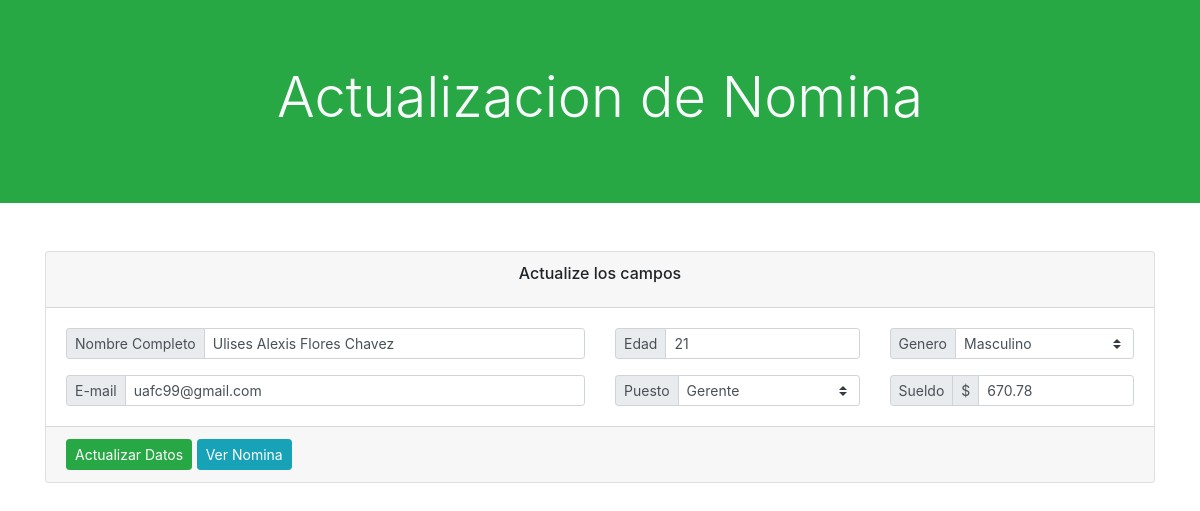
The page /update-nomina.php?id_empleado=1 on the database its author committed.
### tables this page shows
CREATE TABLE `empleados` (
  `id_empleado` int(11) NOT NULL,
  `nombre` varchar(200) NOT NULL,
  `edad` int(11) NOT NULL,
  `id_genero` int(11) NOT NULL,
  `email` varchar(100) NOT NULL,
  `id_puesto` int(11) NOT NULL,
  `sueldo` float NOT NULL
);

### model/class.empleadosdao.php (called while the page is built, shortened)
<?php
class Empleados{
	public function loadEmpleado($id_empleado){
		$rows = null;
		$modelo = new Conexion();
		$conexion = $modelo->getConexion();
		$sql = "select * from empleados where id_empleado = :id_empleado";
		$statement = $conexion->prepare($sql);
		$statement->bindParam(":id_empleado", $id_empleado);
		$statement->execute();
		while ($result = $statement->fetch()) {
			$rows[] = $result;
		}
		return $rows;
	}
}
 ?>

### model/class.generodao.php (called while the page is built)
<?php
class Genero{
	public function readGenero(){
		$rows = null;
		$modelo = new Conexion();
		$conexion = $modelo->getConexion();
		$sql = "select * from genero";
		$statement = $conexion->prepare($sql);
		$statement->execute();
		while($result = $statement->fetch()){
			$rows[] = $result;
		}
		return $rows;
	}
}
 ?>

### controller/readgeneros.php (called while the page is built)
<?php
$dao = new Genero();
$generos = $dao->readGenero();
 ?>

### model/class.puestodao.php (called while the page is built)
<?php
class Puesto{
	public function readPuesto(){
		$rows = null;
		$modelo = new Conexion();
		$conexion = $modelo->getConexion();
		$sql = "select * from puesto";
		$statement = $conexion->prepare($sql);
		$statement->execute();
		while($result = $statement->fetch()){
			$rows[] = $result;
		}
		return $rows;
	}
}
 ?>

### controller/readpuesto.php (called while the page is built)
<?php
$dao = new Puesto();
$puestos = $dao->readPuesto();
 ?>

### update-nomina.php (the view, shortened to what this page needs)
<?php
require_once 'model/class.empleadosdao.php';
require_once 'model/class.generodao.php';
require_once 'model/class.puestodao.php';
require_once 'controller/readgeneros.php';
require_once 'controller/readpuesto.php';
 ?>
<!DOCTYPE html>
<html lang="es">
<head>
	<link rel="stylesheet" type="text/css" href="css/bootstrap.min.css">
	<link rel="stylesheet" type="text/css" href="icon/icon.css">
</head>
<body>
	<header>
		<div class="jumbotron rounded-0 bg-success">
			<h1 class="text-center display-4 text-light">Actualizacion de Nomina</h1>
		</div>
	</header>
	<section>
		<div class="container mt-5 mb-5">
			<div class="card">
				<div class="card-header">
					<h6 class="card-title text-center">Actualize los campos</h6>
				</div>
				<?php
				if (isset($_GET['id_empleado'])) {
				 	$dao = new Empleados();
				 	$id_empleado = $_GET['id_empleado'];
				 	$load = $dao->loadEmpleado($id_empleado);
				 	?>
				 	<?php
				 	foreach($load as $loa) { ?>
						<form action="controller/updateempleados.php" method="post">
							<div class="card-body">
							<div class="row mb-3">
								<div class="input-group input-group-sm col-6">
									<div class="input-group-prepend">
										<span class="input-group-text">Nombre Completo</span>
									</div>
									<input type="text" name="nombre" value="<?php echo $loa['nombre'] ?>" class="form-control">
								</div>
								<div class="input-group input-group-sm col-3">
									<div class="input-group-prepend">
										<span class="input-group-text">Edad</span>
									</div>
									<input type="text" name="edad" value="<?php echo $loa['edad'] ?>" placeholder="" class="form-control">
								</div>
								<div class="input-group input-group-sm col-3">
									<div class="input-group-prepend">
										<span class="input-group-text">Genero</span>
									</div>
									<select name="genero" class="custom-select">
										<?php
										foreach ($generos as $genero) { ?>
											<?php
											if ($genero['id_genero'] == $loa['id_genero']) { ?>
												<option value="<?php echo $genero['id_genero'] ?>" selected="">
													<?php echo $genero['genero'] ?>
												</option>
											<?php } else { ?>
												<option value="<?php echo $genero['id_genero'] ?>">
													<?php echo $genero['genero'] ?>
												</option>
											<?php } ?>
										<?php } ?>
									</select>
								</div>
							</div>
							<div class="row">
								<div class="input-group input-group-sm col-6">
									<div class="input-group-prepend">
										<span class="input-group-text">E-mail</span>
									</div>
									<input type="email" name="email" value="<?php echo $loa['email'] ?>" placeholder="" class="form-control">
								</div>
								<div class="input-group input-group-sm col-3">
									<div class="input-group-prepend">
										<span class="input-group-text">Puesto</span>
									</div>
									<select name="puesto" class="custom-select">
										<?php
										foreach ($puestos as $puesto) { ?>
											<?php
											if ($puesto['id_puesto'] == $loa['id_puesto']) { ?>
												<option value="<?php echo $puesto['id_puesto'] ?>" selected="">
													<?php echo $puesto['puesto'] ?>
												</option>
											<?php } else { ?>
												<option value="<?php echo $puesto['id_puesto'] ?>">
													<?php echo $puesto['puesto'] ?>
												</option>
											<?php } ?>
										<?php } ?>
									</select>
								</div>
								<div class="input-group input-group-sm col-3">
									<div class="input-group-prepend">
										<span class="input-group-text">Sueldo</span>
										<span class="input-group-text">$</span>
									</div>
									<input type="text" name="sueldo" value="<?php echo $loa['sueldo'] ?>" placeholder="" class="form-control">
								</div>
							</div>
						</div>
					<div class="card-footer">
						<input type="submit" value="Actualizar Datos" class="btn btn-sm btn-success">
						<a href="nomina.php" class="btn btn-sm btn-info">Ver Nomina</a>
					</div>
				</form>
					<?php } ?>
				<?php } ?>
			</div>
		</div>
	</section>
</body>
</html>

### rows shown on the page
empleados: nombre "Ulises Alexis Flores Chavez", edad "21", email "uafc99@gmail.com", sueldo "670.78"

### other values the page prints
form field genero "Masculino"
form field puesto "Gerente"
